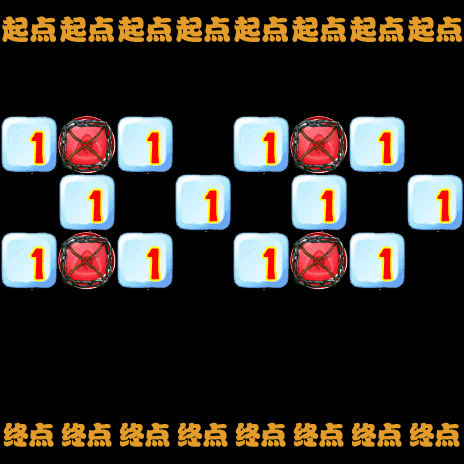

This is a level from a 2D game, rendered from its Tiled map with the project's own tilesets. A one-line summary and the map file follow, with tile-layer data summarised:
An orthogonal 8x8 tile map with 58x58 px tiles, 8 tile layers (1-layer, 2-layer, 3-layer, 4-layer, ...).

<map version="1.0" orientation="orthogonal" renderorder="right-down" width="8" height="8" tilewidth="58" tileheight="58">
 <tileset firstgid="1" name="backgroundBlock" tilewidth="58" tileheight="58">
  <image source="backgroundBlock.png" width="348" height="870" />
 </tileset>
 <layer name="1-layer" width="8" height="8">
  <data>[64 cells, 47 non-empty, 1 distinct tile ids]</data>
 </layer>
 <layer name="2-layer" width="8" height="8">
  <data>[64 cells, 58 non-empty, 1 distinct tile ids]</data>
 </layer>
 <layer name="3-layer" width="8" height="8">
  <data>[64 cells, 43 non-empty, 1 distinct tile ids]</data>
 </layer>
 <layer name="4-layer" width="8" height="8">
  <data>[64 cells, 55 non-empty, 1 distinct tile ids]</data>
 </layer>
 <layer name="5-layer" width="8" height="8">
  <data>[64 cells, 49 non-empty, 1 distinct tile ids]</data>
 </layer>
 <layer name="6-layer" width="8" height="8">
  <data>[64 cells, 57 non-empty, 3 distinct tile ids]</data>
 </layer>
 <layer name="7-layer" width="8" height="8">
  <data>[64 cells, 63 non-empty, 2 distinct tile ids]</data>
 </layer>
 <layer name="8-layer" width="8" height="8">
  <data>[64 cells, 63 non-empty, 3 distinct tile ids]</data>
 </layer>
</map>
